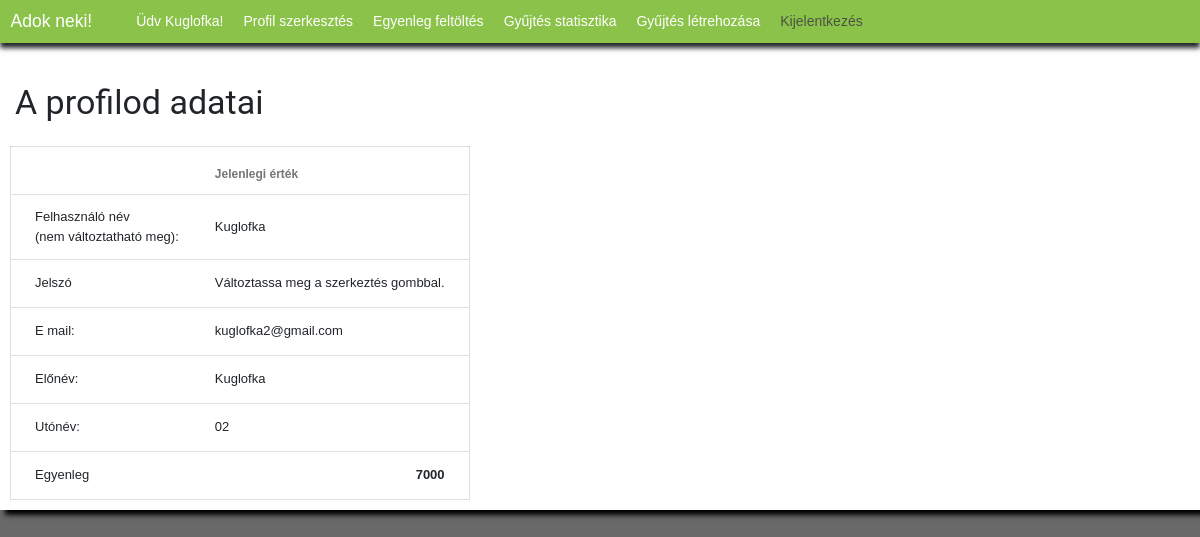
Before: /profil/ (signed in) with the older database file.
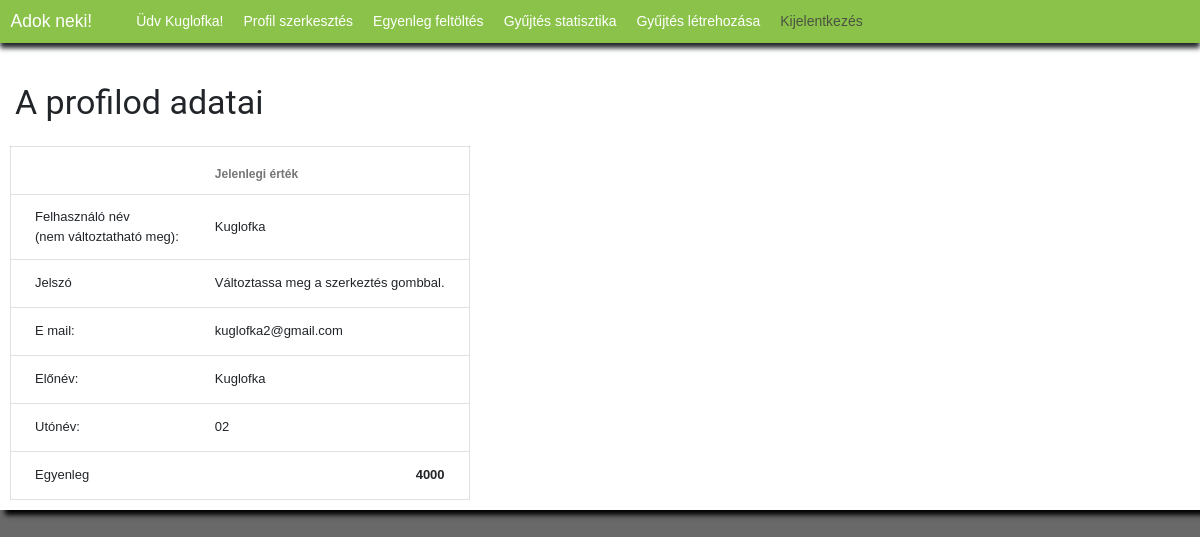
After: the same page with the newer database file.
### app/models.py (models this page shows, shortened)
class felhasznalo(models.Model):
    becenev = models.ForeignKey(
        settings.AUTH_USER_MODEL, on_delete=models.CASCADE)
    egyenleg = models.IntegerField(default=0)
    class Meta:
        ordering = ["id"]

### app/views.py (the view)
# urls.py: path("profil/", views.profil, name="profil"),
def profil(request):
    assert isinstance(request, HttpRequest)
    felhasznaloAlapertelmezett = User.objects.get(id=request.user.id)
    felhasznaloKiegeszito = felhasznalo.objects.get(becenev=request.user.id)
    return render(request, "templates/app/profil.html", {"cim": "Adok neki! - Profil", "felhasznaloAlapertelmezett": felhasznaloAlapertelmezett, "felhasznaloKiegeszito": felhasznaloKiegeszito})

### app/templates/app/profil.html (shortened to what this page needs)
{% extends "templates/app/layout/layout_nav.html" %}
{% block content %}
{% if user.is_authenticated %}
<div id="profilAdat" clas="mdl-grid">
	<div id="doboz" class="mdl-tabs__panel is active">
		<h3 id="dobozcim">A profilod adatai</h3>
		<table class="mdl-data-table mdl-js-data-table">
			<thead>
				<th class="mdl-data-table__cell--non-numeric"></th>
				<th class="mdl-data-table__cell--non-numeric">Jelenlegi érték</th>
			</thead>
			<tr>
				<td class="mdl-data-table__cell--non-numeric">Felhasználó név<br>(nem változtatható meg):</td>
				<td class="mdl-data-table__cell--non-numeric">{{felhasznaloAlapertelmezett.username}}</td>
			</tr>
			<tr>
				<td class="mdl-data-table__cell--non-numeric">Jelszó</td>
				<td class="mdl-data-table__cell--non-numeric">Változtassa meg a szerkeztés gombbal.</td>
			</tr>
			<tr>
				<td class="mdl-data-table__cell--non-numeric">E mail:</td>
				<td class="mdl-data-table__cell--non-numeric">{{felhasznaloAlapertelmezett.email}}</td>
			</tr>
			<tr>
				<td class="mdl-data-table__cell--non-numeric">Előnév:</td>
				<td class="mdl-data-table__cell--non-numeric">{{felhasznaloAlapertelmezett.first_name}}</td>
			</tr>
			<tr>
				<td class="mdl-data-table__cell--non-numeric">Utónév:</td>
				<td class="mdl-data-table__cell--non-numeric">{{felhasznaloAlapertelmezett.last_name}}</td>
			</tr>
			<tr>
				<td class="mdl-data-table__cell--non-numeric">Egyenleg</td>
				<td class="mdl-data-table__cell"><strong>{{felhasznaloKiegeszito.egyenleg}}</strong></td>
			</tr>
		</table>
	</div>
</div>
{% else %}
<p id="alternativValasz">Úgy tűnik, hogy nem vagy bejelentkezve! <a href="{% url 'bejelentkezes' %}">Jelentkezz be</a>
	az oldal megtekintéséhez!</p>
{% endif %}
{% endblock %}

### app/templates/app/layout/layout_nav.html (shortened to what this page needs)
{% extends "templates/app/layout/layout_head.html"%}
{%block navbar%}
<nav class="navbar navbar-expand-lg bg-primary">
    <div class="container-fluid">
        <a href="{% url 'kezdolap' %}" id="kezdolapVissza" class="navbar-brand">Adok neki!</a>
        <div class="collapse navbar-collapse" id="navbarNavDropdown">
            {% if user.is_authenticated%}
            <ul class="navbar-nav">
                <li class="nav-item">
                </li>
                <li><a href="{%url 'profil'%}" id="ugras" class="nav-item nav_felhasznalo">Üdv {{request.user.username}}!</a></li>
                <li><a href="{%url 'profilSzerk'%}" id="ugras" class="nav-item">Profil szerkesztés</a></li>
                <li><a href="{%url 'egyenlegFel'%}" id="ugras" class="nav-item">Egyenleg feltöltés</a></li>
                <li><a href="{%url 'gyujtesStat'%}" id="ugras" class="nav-item">Gyűjtés statisztika</a></li>
                <li><a href="{%url 'ujGyujtes'%}" id="ugras" class="nav-item">Gyűjtés létrehozása</a></li>
                <li>
                    <a href="{% url 'kijelentkezes'%}" class="mdl-navigation__link nav-item">Kijelentkezés</a>
                </li>
            </ul>
            {%else%}
            <ul class="navbar-nav">
                <li class="nav-item">
                    <a href="{% url 'bejelentkezes' %}" class="mdl-navigation__link">Bejelentkezés</a>
                </li>
            </ul>
            {%endif%}
        </div>
    </div>
</nav>
{%endblock%}

### app/templates/app/layout/layout_head.html (shortened to what this page needs)
<!DOCTYPE html>
<html lang="hu">
<head>
    {% load static %}
    <link rel="stylesheet" href="{% static 'bootstrap-5.2.0-beta1-dist/css/bootstrap.css'%}">
    {% load static %}
    <link href="{% static 'mdl/material.min.css' %}" rel="stylesheet">
    {% load static %}
    <link rel="stylesheet" href="{% static 'main_style.css' %}">
</head>
<body>
{% block navbar %}
{% endblock %}
{% block content%}
{%endblock%}
</body>
</html>

### app/static/app/main_style.css (style rules this page uses)
body { background-color: #696969; }
#kezdolapVissza { color: white; text-decoration-line: none; }
#doboz { background-color: white; padding: 10px; box-shadow: 5px 5px 5px black; }
#ugras { color: white; text-decoration-line: none; }
table { width: -moz-available }
.navbar { box-shadow: 0px 5px 5px; }
.navbar-nav .nav-item { padding: 0 10px 0 10px; }
a { color: #8bc34a; }
#dobozcim { padding: 5px 5px 0px; }

Changed rows visible on the page:
changed felhasznalo: egyenleg "7000" → "4000"
